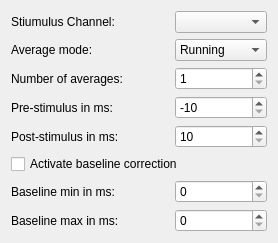
<?xml version="1.0" encoding="UTF-8"?>
<ui version="4.0">
 <class>AverageSettingsWidgetClass</class>
 <widget class="QWidget" name="AverageSettingsWidgetClass">
  <property name="geometry">
   <rect>
    <x>0</x>
    <y>0</y>
    <width>241</width>
    <height>217</height>
   </rect>
  </property>
  <property name="windowTitle">
   <string>Form</string>
  </property>
  <layout class="QGridLayout" name="gridLayout">
   <item row="3" column="0">
    <widget class="QLabel" name="label_2">
     <property name="text">
      <string>Number of averages:</string>
     </property>
    </widget>
   </item>
   <item row="3" column="2">
    <widget class="QSpinBox" name="m_pSpinBoxNumAverages">
     <property name="minimum">
      <number>1</number>
     </property>
     <property name="maximum">
      <number>1000</number>
     </property>
    </widget>
   </item>
   <item row="1" column="0">
    <widget class="QLabel" name="label">
     <property name="text">
      <string>Stiumulus Channel:</string>
     </property>
    </widget>
   </item>
   <item row="4" column="0">
    <widget class="QLabel" name="label_3">
     <property name="text">
      <string>Pre-stimulus in ms:</string>
     </property>
    </widget>
   </item>
   <item row="1" column="2">
    <widget class="QComboBox" name="m_pComboBoxChSelection"/>
   </item>
   <item row="7" column="0">
    <widget class="QLabel" name="label_5">
     <property name="text">
      <string>Baseline min in ms:</string>
     </property>
    </widget>
   </item>
   <item row="6" column="0" colspan="3">
    <widget class="QCheckBox" name="m_pcheckBoxBaselineCorrection">
     <property name="text">
      <string>Activate baseline correction</string>
     </property>
    </widget>
   </item>
   <item row="4" column="2">
    <widget class="QSpinBox" name="m_pSpinBoxPreStimSamples">
     <property name="prefix">
      <string>-</string>
     </property>
     <property name="minimum">
      <number>10</number>
     </property>
     <property name="maximum">
      <number>10000</number>
     </property>
     <property name="singleStep">
      <number>10</number>
     </property>
    </widget>
   </item>
   <item row="7" column="2">
    <widget class="QSpinBox" name="m_pSpinBoxBaselineFrom">
     <property name="singleStep">
      <number>10</number>
     </property>
    </widget>
   </item>
   <item row="8" column="0">
    <widget class="QLabel" name="label_6">
     <property name="text">
      <string>Baseline max in ms:</string>
     </property>
    </widget>
   </item>
   <item row="5" column="2">
    <widget class="QSpinBox" name="m_pSpinBoxPostStimSamples">
     <property name="minimum">
      <number>10</number>
     </property>
     <property name="maximum">
      <number>10000</number>
     </property>
     <property name="singleStep">
      <number>10</number>
     </property>
    </widget>
   </item>
   <item row="5" column="0">
    <widget class="QLabel" name="label_4">
     <property name="text">
      <string>Post-stimulus in ms:</string>
     </property>
    </widget>
   </item>
   <item row="8" column="2">
    <widget class="QSpinBox" name="m_pSpinBoxBaselineTo">
     <property name="singleStep">
      <number>10</number>
     </property>
     <property name="value">
      <number>0</number>
     </property>
    </widget>
   </item>
   <item row="1" column="1">
    <spacer name="horizontalSpacer_2">
     <property name="orientation">
      <enum>Qt::Horizontal</enum>
     </property>
     <property name="sizeType">
      <enum>QSizePolicy::Fixed</enum>
     </property>
     <property name="sizeHint" stdset="0">
      <size>
       <width>40</width>
       <height>20</height>
      </size>
     </property>
    </spacer>
   </item>
   <item row="2" column="0">
    <widget class="QLabel" name="label_7">
     <property name="text">
      <string>Average mode:</string>
     </property>
    </widget>
   </item>
   <item row="2" column="2">
    <widget class="QComboBox" name="m_comboBox_runningAvr">
     <item>
      <property name="text">
       <string>Running</string>
      </property>
     </item>
     <item>
      <property name="text">
       <string>Cumulative</string>
      </property>
     </item>
    </widget>
   </item>
  </layout>
 </widget>
 <resources/>
 <connections/>
</ui>
